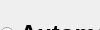
      <widget class="QWidget" name="page_4">
       <property name="geometry">
        <rect>
         <x>0</x>
         <y>0</y>
         <width>100</width>
         <height>30</height>
        </rect>
       </property>
       <attribute name="label">
        <string>Frames selection</string>
       </attribute>
       <widget class="QWidget" name="layoutWidget">
        <property name="geometry">
         <rect>
          <x>0</x>
          <y>0</y>
          <width>801</width>
          <height>321</height>
         </rect>
        </property>
        <layout class="QHBoxLayout" name="horizontalLayout_11">
         <item>
          <layout class="QVBoxLayout" name="verticalLayout_8">
           <item>
            <widget class="QRadioButton" name="check_automatic">
             <property name="font">
              <font>
               <family>Arial</family>
               <pointsize>18</pointsize>
               <bold>true</bold>
              </font>
             </property>
             <property name="text">
              <string>Automatic</string>
             </property>
             <property name="checked">
              <bool>true</bool>
             </property>
            </widget>
           </item>
           <item>
            <layout class="QGridLayout" name="gridLayout_6">
             <item row="2" column="2">
              <widget class="QPushButton" name="button_delfilter">
               <property name="text">
                <string>Delete Selection</string>
               </property>
              </widget>
             </item>
             <item row="1" column="0">
              <widget class="QComboBox" name="combo_condition">
               <item>
                <property name="text">
                 <string>=</string>
                </property>
               </item>
               <item>
                <property name="text">
                 <string>&lt;</string>
                </property>
               </item>
               <item>
                <property name="text">
                 <string>&gt;</string>
                </property>
               </item>
              </widget>
             </item>
             <item row="0" column="1" colspan="2">
              <widget class="QComboBox" name="combo_filter"/>
             </item>
             <item row="1" column="1" colspan="2">
              <widget class="QLineEdit" name="lineEdit_filter"/>
             </item>
             <item row="0" column="0">
              <widget class="QLabel" name="label_10">
               <property name="text">
                <string>Filter</string>
               </property>
              </widget>
             </item>
             <item row="2" column="1">
              <widget class="QPushButton" name="button_addfilter">
               <property name="text">
                <string>Add</string>
               </property>
              </widget>
             </item>
            </layout>
           </item>
           <item>
            <widget class="QRadioButton" name="check_manual">
             <property name="font">
              <font>
               <family>Arial</family>
               <pointsize>18</pointsize>
               <bold>true</bold>
              </font>
             </property>
             <property name="text">
              <string>Manual</string>
             </property>
            </widget>
           </item>
           <item>
            <layout class="QHBoxLayout" name="horizontalLayout_3">
             <item>
              <widget class="QLabel" name="label_20">
               <property name="text">
                <string>Frames</string>
               </property>
              </widget>
             </item>
             <item>
              <widget class="QLineEdit" name="lineEdit_frames"/>
             </item>
            </layout>
           </item>
           <item>
            <widget class="QPushButton" name="button_selframes">
             <property name="text">
              <string>Select Frames</string>
             </property>
            </widget>
           </item>
          </layout>
         </item>
         <item>
          <layout class="QVBoxLayout" name="verticalLayout_9">
           <item>
            <widget class="QCheckBox" name="check_allfilters">
             <property name="text">
              <string>Select All</string>
             </property>
            </widget>
           </item>
           <item>
            <widget class="QTableWidget" name="tableWidget_filter">
             <column>
              <property name="text">
               <string>Select</string>
              </property>
             </column>
             <column>
              <property name="text">
               <string>Filter</string>
              </property>
             </column>
             <column>
              <property name="text">
               <string>Condition</string>
              </property>
             </column>
             <column>
              <property name="text">
               <string>Threshold</string>
              </property>
             </column>
            </widget>
           </item>
           <item>
            <widget class="QCheckBox" name="check_allframes">
             <property name="text">
              <string>Select All</string>
             </property>
            </widget>
           </item>
           <item>
            <widget class="QTableWidget" name="tableWidget_frames">
             <column>
              <property name="text">
               <string>Select</string>
              </property>
             </column>
             <column>
              <property name="text">
               <string>Frame id</string>
              </property>
             </column>
            </widget>
           </item>
           <item>
            <widget class="QPushButton" name="button_delframe">
             <property name="text">
              <string>Delete Selection</string>
             </property>
            </widget>
           </item>
          </layout>
         </item>
        </layout>
       </widget>
      </widget>
